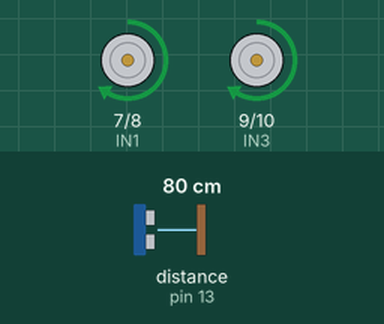
Bench run of a sketch on a simulated Arduino Uno, built with avr-gcc and run on an emulated ATmega328P. Shown: motor-driver pin pairs drawn as motors (green arrow = first pin HIGH = forward, orange = second pin HIGH = backward, longer = more drive, scaled by the enable pin). Wiring (inferred from the names in the program): ultrasonic range finder: trigger pin 12; echo pin 13. The test bench sets the inputs (shaded band); at power-on: distance to the obstacle (sensor on pin 13) 80 cm. The echo pulse lasts 58.3 µs per cm.

Above: at 1.2 s.
1.3 s: distance to the obstacle (sensor on pin 13) set to 25 cm
2.8 s: distance to the obstacle (sensor on pin 13) set to 20 cm
At 3.45 s:
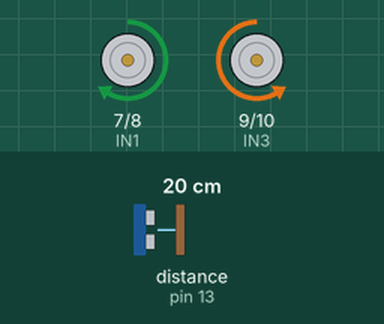
5.8 s: distance to the obstacle (sensor on pin 13) set to 35 cm
At 5.91 s:
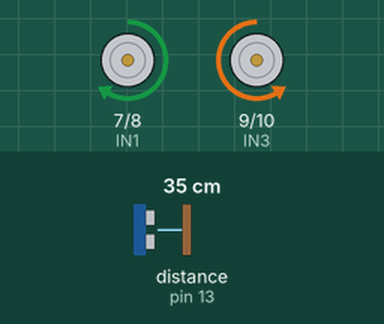
7.6 s: distance to the obstacle (sensor on pin 13) set to 2 cm
At 7.78 s:
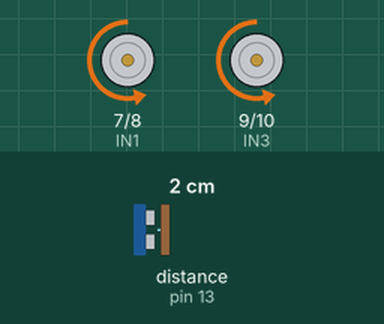
Timing chart, 0 to 11.6 s (numbered marks = the images above; inputs shaded):
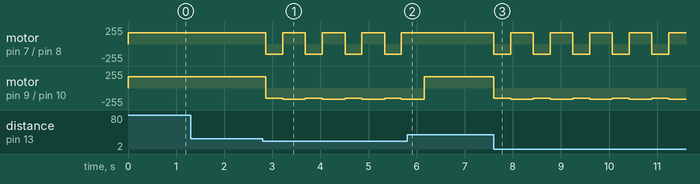

The sketch:

Projeto_118_Robo_Desvia_de_Obstaculos.ino
```cpp
// Projeto 118 - Robô Desvia de Obstáculos
// Arduino Uno | Arduino Neon Lab

const byte TRIG=12,ECHO=13,ENA=5,ENB=6;
const byte IN1=7,IN2=8,IN3=9,IN4=10;
long cm(){ digitalWrite(TRIG,LOW);delayMicroseconds(2);
 digitalWrite(TRIG,HIGH);delayMicroseconds(10);digitalWrite(TRIG,LOW);
 unsigned long t=pulseIn(ECHO,HIGH,25000UL);return t?t/58:999; }
void motores(int e,int d){
 digitalWrite(IN1,e>=0); digitalWrite(IN2,e<0);
 digitalWrite(IN3,d>=0); digitalWrite(IN4,d<0);
 analogWrite(ENA,abs(e)); analogWrite(ENB,abs(d)); }
void setup(){ for(byte p:{TRIG,ENA,ENB,IN1,IN2,IN3,IN4}) pinMode(p,OUTPUT);
 pinMode(ECHO,INPUT); }
void loop(){
 if(cm()<22){motores(-150,-150);delay(350);motores(170,-170);delay(400);}
 else motores(170,170);
 delay(70);
}
```

Measured:
- the behaviour switches between 23 and 22 cm on distance to the obstacle (sensor on pin 13) (found by bisection; images 0 and 1)
- after the input at 1.3 s, every drawn part: stays the same
- after the input at 2.8 s, motor on pin 7 (IN1) / pin 8 (IN2): alternates forward 170/255 for 0.47 s and backward 150/255 for 0.35 s, starting after 0.07 s; motor on pin 9 (IN3) / pin 10 (IN4): alternates backward 170/255 for 0.47 s and backward 150/255 for 0.35 s, starting after 0.07 s
- after the input at 5.8 s, motor on pin 7 (IN1) / pin 8 (IN2): stops changing and stays forward 170/255
- after the input at 7.6 s, motor on pin 7 (IN1) / pin 8 (IN2): alternates forward 170/255 for 0.47 s and backward 150/255 for 0.35 s, starting at once; motor on pin 9 (IN3) / pin 10 (IN4): alternates backward 170/255 for 0.47 s and backward 150/255 for 0.35 s, starting at once
